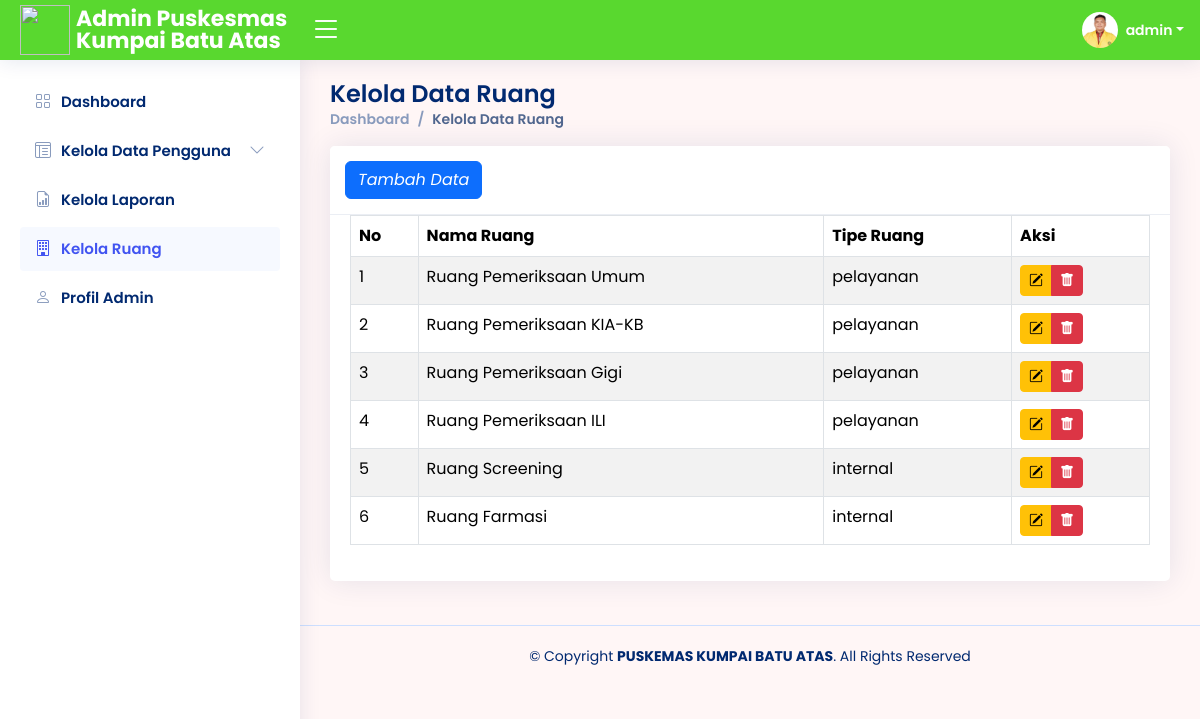
The app's page /adm/Kelola_Ruang/tabel-ruang.php (signed in) with its own data.
### tables this page shows
CREATE TABLE `ruang` (
  `id_ruang` bigint(20) NOT NULL,
  `nama_ruang` varchar(100) NOT NULL,
  `tipe_ruang` enum('pelayanan','internal') NOT NULL DEFAULT 'pelayanan'
);

### adm/Kelola_Ruang/tabel-ruang.php (the view, shortened to what this page needs)
<?php
require 'function-ruang.php';
?>
<!DOCTYPE html>
<html lang="en">
<head>
  <?php
  include '../link.php';
  ?>
</head>
<body>
  <?php
  include '../header.php';
  include '../siderbar.php';
  ?>
  <main id="main" class="main">
    <div class="pagetitle">
      <h1>Kelola Data Ruang</h1>
      <nav>
        <ol class="breadcrumb">
          <li class="breadcrumb-item"><a href="../Dashboard/index.php">Dashboard</a></li>
          <li class="breadcrumb-item active">Kelola Data Ruang</li>
        </ol>
      </nav>
    </div>
    <div class="card mb-4">
      <div class="card-header">
        <button type="button" class="btn btn-primary" data-bs-toggle="modal" data-bs-target="#ExtralargeModal">
          <i class="fa fa-plus">
            Tambah Data
          </i></button>
      </div>
      <div class="card-body">
        <div class="table-responsive">
          <table class="table datatable table-striped table-bordered" id="dataTable" width="100%" cellspacing="0">
            <thead>
              <tr>
                <th>No</th>
                <th>Nama Ruang</th>
                <th>Tipe Ruang</th>
                <th>Aksi</th>
              </tr>
            </thead>
            <tbody>
              <?php
              $ambilsemuaruang = mysqli_query($conn, "SELECT * FROM ruang");
              $i = 1;
              while ($data = mysqli_fetch_array($ambilsemuaruang)) {
                $nama_ruang = $data['nama_ruang'];
                $idr = $data['id_ruang'];
              ?>
                <tr>
                  <td><?= $i++; ?></td>
                  <td><?= $nama_ruang; ?></td>
                  <td><?= $data['tipe_ruang']; ?>
                  <td>
                    <div class="btn-group" role="group" aria-label="Basic example">
                      <button type="button" class="btn btn-warning btn-sm" data-bs-toggle="modal" data-bs-target="#update<?= $idr; ?>"><i class="bi bi-pencil-square"></i></button>
                      <button type="button" class="btn btn-danger btn-sm" data-bs-toggle="modal" data-bs-target="#delete<?= $idr; ?>"><i class=" bi bi-trash-fill"></i></button>
                    </div>
                  </td>
                </tr>
              <?php
              };
              ?>
            </tbody>
          </table>
        </div>
      </div>
    </div>
  </main>
  <?php
  include '../footer.php';
  ?>
</body>
</html>

### adm/header.php (shortened to what this page needs)
<?php
include "../../koneksi.php";
?>
<header id="header" class="header fixed-top d-flex align-items-center">
  <div class="d-flex align-items-center justify-content-between">
    <a href="index.php" class="logo d-flex align-items-center">
      <img src="../img/logo_pkm.jpg" width="50" height="50">
      <span class="d-none d-lg-block">Admin Puskesmas Kumpai Batu Atas</span>
    </a>
    <i class="bi bi-list toggle-sidebar-btn collapsed"></i>
  </div>
  <nav class="header-nav ms-auto">
    <?php
    $id_adm = $_SESSION['admin_id'];
    $tampiladmin = mysqli_query($conn, "SELECT * FROM admin WHERE id_admin='$id_adm'");
    while ($data = mysqli_fetch_array($tampiladmin)) :
    ?>
      <ul class="d-flex align-items-center">
        <li class="nav-item dropdown pe-3">
          <a class="nav-link nav-profile d-flex align-items-center pe-0" href="#" data-bs-toggle="dropdown">
            <img src="../Profil_Admin/img/<?php echo $data['foto_admin']; ?>" alt="<?php echo $data['foto_admin']; ?>" class="rounded-circle">
            <span class="d-none d-md-block dropdown-toggle ps-2"><?php echo $data['username_admin']; ?></span>
          </a>
        </li>
      </ul>
    <?php
    endwhile;
    ?>
  </nav>
</header>

### adm/assets/css/style5.css (style rules this page uses)
:root { scroll-behavior: smooth; }
body { font-family: "Open Sans", sans-serif; background: #fff6f6; color: #444444; }
a { color: #4154f1; text-decoration: none; }
h1, h2, h3, h4, h5, h6 { font-family: "Nunito", sans-serif; }
#main { margin-top: 60px; padding: 20px 30px; transition: all 0.3s; }
.pagetitle { margin-bottom: 10px; }
.pagetitle h1 { font-size: 24px; margin-bottom: 0; font-weight: 600; color: #012970; }
.card { margin-bottom: 30px; border: none; border-radius: 5px; box-shadow: 0px 0 30px rgba(1, 41, 112, 0.1); }
.card-header, .card-footer { border-color: #ebeef4; background-color: #ffffff; color: #798eb3; padding: 15px; }
.card-body { padding: 0 20px 20px 20px; }
.breadcrumb { font-size: 14px; font-family: "Nunito", sans-serif; color: #899bbd; font-weight: 600; }
.breadcrumb a { color: #899bbd; transition: 0.3s; }
.breadcrumb .breadcrumb-item::before { color: #899bbd; }
.breadcrumb .active { color: #51678f; font-weight: 600; }
.logo { line-height: 1; }
@media (min-width: 1200px) { .logo { width: 280px; } }
.logo img { margin-right: 6px; }
.logo span { font-size: 22px; font-weight: 700; color: #ffffff; font-family: "Nunito", sans-serif; }
.header { transition: all 0.5s; z-index: 997; height: 60px; box-shadow: 0px 2px 20px rgba(1, 41, 112, 0.1); background-color: #59d82f; padding-left: 20px; }
.header .toggle-sidebar-btn { font-size: 32px; padding-left: 10px; cursor: pointer; color: #ffffff; }
.header-nav ul { list-style: none; }
.header-nav>ul { margin: 0; padding: 0; }
.header-nav .nav-profile { color: #ffffff; }
.header-nav .nav-profile img { max-height: 36px; }
.header-nav .nav-profile span { font-size: 14px; font-weight: 600; }
@media (min-width: 1200px) { #main, #footer { margin-left: 300px; } }
body, h1, h2, h3, h4, h5, h6, p, a, span, td, th, label, input, button, select, .breadcrumb, .card-title, .card-text { font-family: 'Poppins', sans-serif !important; }

### records on screen
ruang: nama_ruang "Ruang Pemeriksaan Umum", tipe_ruang "pelayanan"
ruang: nama_ruang "Ruang Pemeriksaan KIA-KB", tipe_ruang "pelayanan"
ruang: nama_ruang "Ruang Pemeriksaan Gigi", tipe_ruang "pelayanan"
ruang: nama_ruang "Ruang Pemeriksaan ILI", tipe_ruang "pelayanan"
ruang: nama_ruang "Ruang Screening", tipe_ruang "internal"
ruang: nama_ruang "Ruang Farmasi", tipe_ruang "internal"

### other values on screen
$data['username_admin'] "admin"
